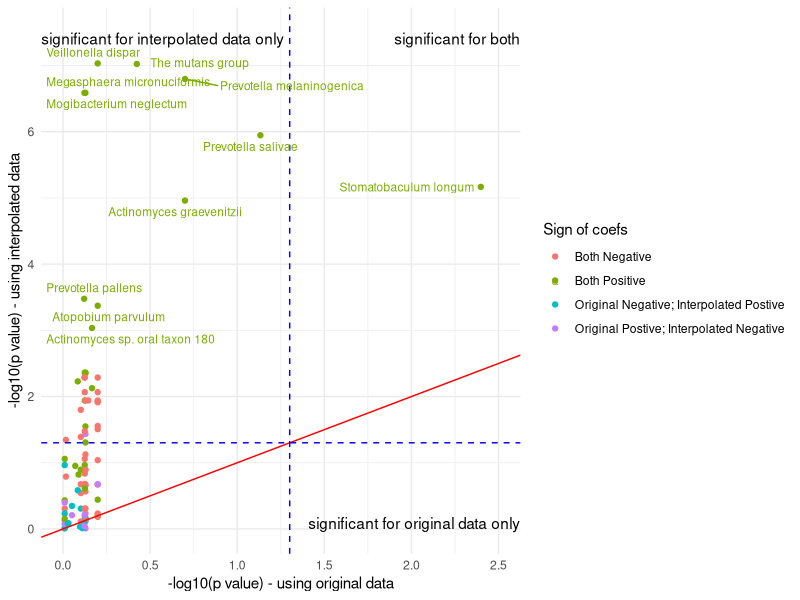

Source code (R):
library(ggplot2)
library(tidyr)
library(ggrepel)
library(dplyr)
data <- read.csv("coxph_data.csv")
real <- read.csv("coxph_real.csv")
data <- merge(data, real, by = "Species", all = TRUE)
data$neg_log_QValue_data <- -log10(data$QValue.x)
data$neg_log_QValue_real <- -log10(data$QValue.y)

selected_species <- data %>% filter(QValue.x < 0.001 | QValue.y < 0.001) %>% pull(Species)
data$group <- NA

# Assign groups based on conditions
# data$group[data$QValue.x < 0.05 & data$QValue.y < 0.05] <- "A"
# data$group[data$QValue.x < 0.05 & data$QValue.y >= 0.05] <- "B"
# data$group[data$QValue.x >= 0.05 & data$QValue.y < 0.05] <- "C"
# data$group[data$QValue.x >= 0.05 & data$QValue.y >= 0.05] <- "D"
data$group[data$Coefficient.x < 0 & data$Coefficient.y < 0] <- "Both Negative"
data$group[data$Coefficient.x < 0 & data$Coefficient.y >= 0] <- "Original Postive; Interpolated Negative"
data$group[data$Coefficient.x >= 0 & data$Coefficient.y < 0] <- "Original Negative; Interpolated Postive"
data$group[data$Coefficient.x >= 0 & data$Coefficient.y >= 0] <- "Both Positive"

library(ggplot2)
library(ggrepel)

# Your ggplot code
p <- ggplot(data, aes(x=neg_log_QValue_real, y=neg_log_QValue_data, color=group)) +
  geom_point() +
  geom_abline(intercept=0, slope=1, color="red") +
  geom_hline(yintercept=-log10(0.05), linetype="dashed", color="blue") +
  geom_vline(xintercept=-log10(0.05), linetype="dashed", color="blue") +
  geom_text_repel(data=subset(data, Species %in% selected_species), 
                  aes(label=Species), size=3) +
  annotate("text", x=Inf, y=7.5, label="significant for both", 
           hjust=1, vjust=1, color="black") +
  annotate("text", x=-Inf, y=7.5, label="significant for interpolated data only", 
           hjust=0, vjust=1, color="black") +
  annotate("text", x=Inf, y=0, label="significant for original data only", 
           hjust=1, vjust=0, color="black") +
  theme_minimal() +
  xlab("-log10(p value) - using original data") +
  ylab("-log10(p value) - using interpolated data") +
  xlim(0, 2.5) +
  ylim(0, 7.5) +
  # theme(legend.position = "none")
  labs(color = "Sign of coefs")

# Use ggsave to save your plot
# ggsave("coxph_data.png", plot = p, width = 10, height = 8, dpi = 300)
ggsave("coxph_sign.png", plot = p, width = 10, height = 8, dpi = 300)
